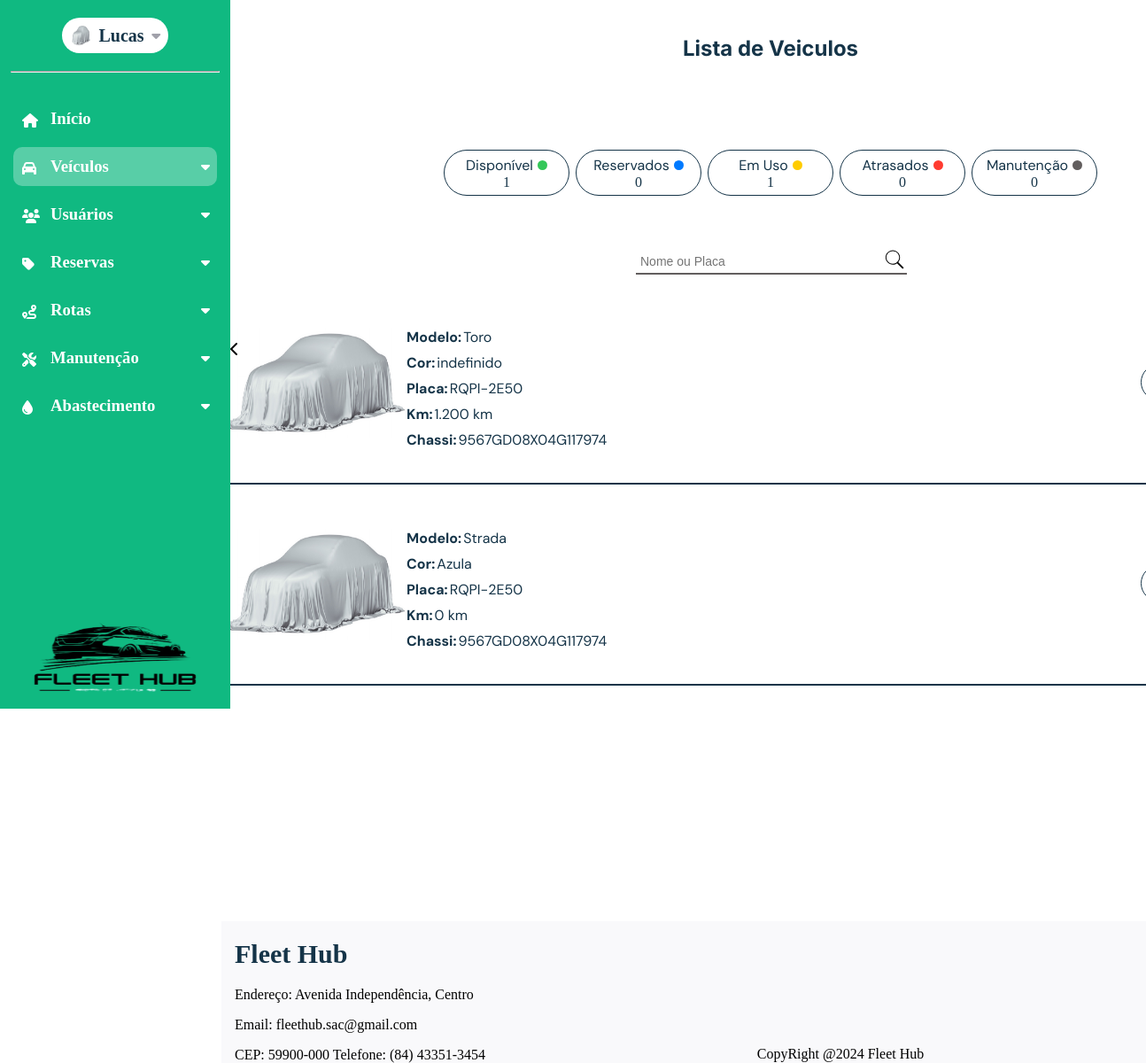
Before: /listagem-veiculos (signed in) with the older database file.
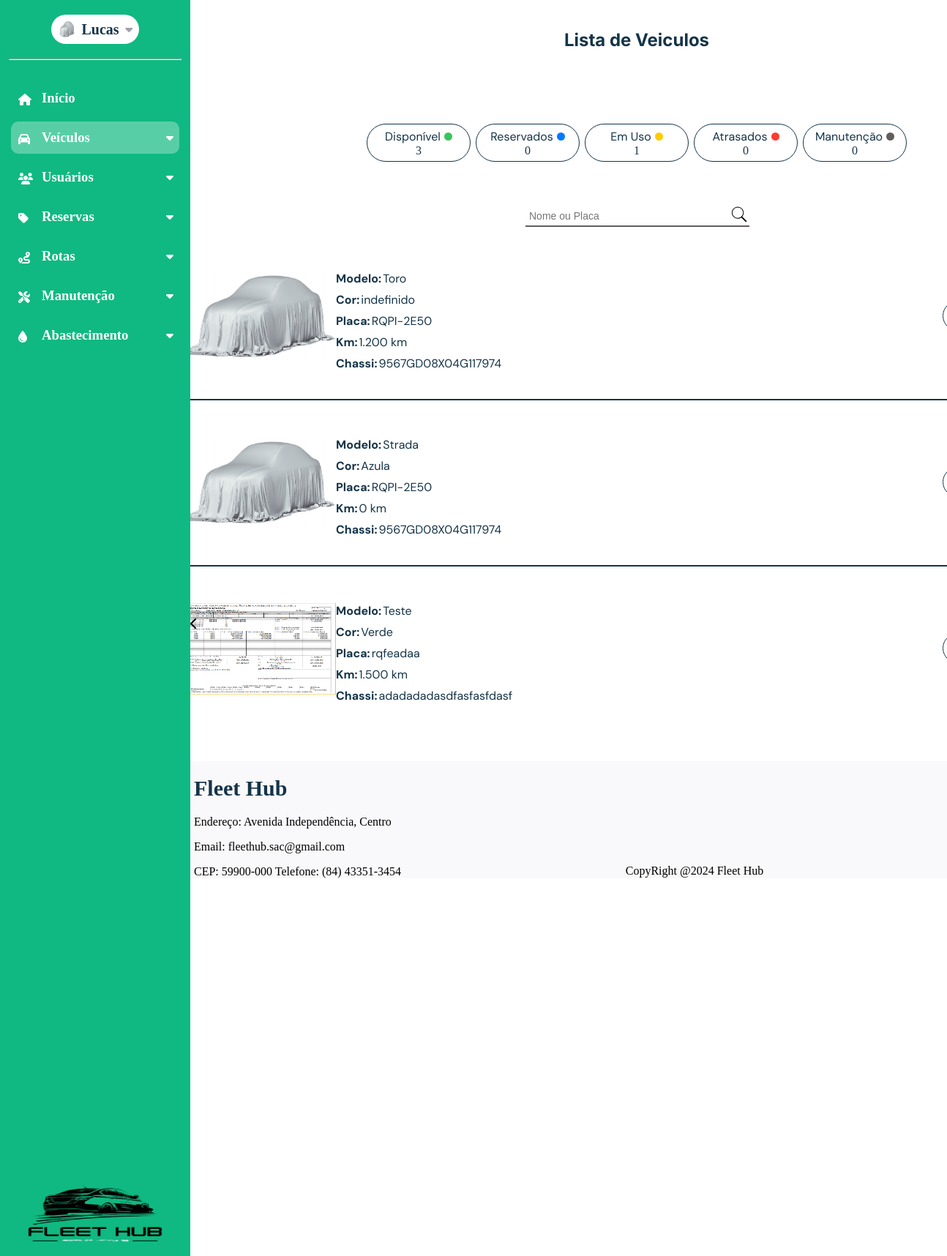
After: the same page with the newer database file.
### dashboard/models.py (models this page shows, shortened)
class Veiculo(models.Model):
    modelo = models.CharField(max_length=50)
    marca = models.CharField(max_length=100)
    valor_compra = models.CharField(max_length=25)
    ano = models.IntegerField()
    km = models.CharField(max_length=20)
    motor = models.CharField(max_length=10)
    placa = models.CharField(max_length=20)
    chassi = models.CharField(max_length=20)
    cor = models.CharField(max_length=50, default="indefinido")
    imagem = models.ImageField(
        upload_to="imagens/veiculos",
        height_field=None,
        width_field=None,
        max_length=None,
        default="media/carro-escondido.jpg",
    )
    status = models.ForeignKey(
    Status_Veiculo,
    on_delete=models.SET_NULL,
    null=True,
    blank=True,
    related_name="veiculos_status"
)
    data_cadastro = models.DateField(auto_now_add=True)
    data_alteracao = models.DateField(auto_now=True)
    usuario_cadastro = models.ForeignKey(
        CustomUser,
        on_delete=models.SET_NULL,
        null=True,
        blank=True,
        related_name="veiculos_cadastrados",
    )
    usuario_alteracao = models.ForeignKey(
        CustomUser,
        on_delete=models.SET_NULL,
        null=True,
        blank=True,
        related_name="veiculos_alterados",
    )

### dashboard/views.py (the view)
# urls.py: path('listagem-veiculos',views.listagem_veiculos,name='listagem_veiculos'),
@login_required
def listagem_veiculos(request):
    query = request.GET.get('query')
    veiculos = Veiculo.objects.all()
    veiculos_disponiveis = Veiculo.objects.filter(status__status="Disponível").count()
    veiculos_reservados = Veiculo.objects.filter(status__status="Reservados").count()
    veiculos_emuso = Veiculo.objects.filter(status__status="Em Uso").count()
    veiculos_atrasados = Veiculo.objects.filter(status__status="Atrasados").count()
    veiculos_manutencao = Veiculo.objects.filter(status__status="Manutenção").count()
    print(veiculos_disponiveis)
    if query:
        veiculos = veiculos.filter(
            modelo__icontains=query
        ) | veiculos.filter(
            placa__icontains=query
        )
    return render(request, 'dashboard/listagem_veiculos.html',{
                'veiculos':veiculos,
                'disponivel':veiculos_disponiveis,
                'reservados':veiculos_reservados,
                'emuso':veiculos_emuso,
                'atrasados':veiculos_atrasados,
                'manutencao':veiculos_manutencao
                })

### dashboard/templates/dashboard/listagem_veiculos.html (shortened to what the changed rows need)
{% extends 'base.html' %}
{% load static %}
{% block page_name %}Listagem_Veiculos{% endblock page_name %}
{% block estilos %}
<link rel="stylesheet" href="{% static 'css/listagem_veiculos.css' %}">
<link href="https://cdnjs.cloudflare.com/ajax/libs/font-awesome/6.0.0-beta3/css/all.min.css" rel="stylesheet">
{% endblock estilos %}
{% block content %}
<section id="content-listagem">
    <h1 id="page_title">Lista de Veiculos</h1>
    <div id="filtros">
        <div id="estrutura-filtros">
            <div id="quantidade-filtro">
                <p>{{disponivel}}</p>
            </div>
        </div>
    </div>
    <div id="lista-veiculos">
        {% if veiculos %}
        {% for veiculo in veiculos %}
            <div id="linha-veiculo">
                <div id="img-veiculo">
                    <img id="teste" src="{{veiculo.imagem.url}}" alt="">
                    <div id="elementos-veiculo">
                        <div id="elementos-filhos">
                            <p id="titulo">Modelo:</p>
                            <p id="resultado">{{veiculo.modelo}}</p>
                        </div>
                        <div id="elementos-filhos">
                            <p id="titulo">Cor:</p>
                            <p id="resultado">{{veiculo.cor}}</p>
                        </div>
                        <div id="elementos-filhos">
                            <p id="titulo">Placa:</p>
                            <p id="resultado">{{veiculo.placa}}</p>
                        </div>
                        <div id="elementos-filhos">
                            <p id="titulo">Km:</p>
                            <p id="resultado">{{veiculo.km}}</p>
                        </div>
                        <div id="elementos-filhos">
                            <p id="titulo">Chassi:</p>
                            <p id="resultado">{{veiculo.chassi}}</p>
                        </div>
                    </div>
                </div>
                <div id="conteudo-esquerdo">
                    <div id="descricao-filtros-teste">
                    </div>
                    <button id="botao-visualizar">
                    </button>
                </div>
        </div>
        <div id="linha"></div>
    {% endfor %}
    {% else %}
    <h1 style="font-size: 24px;">Nenhum Veículo Encontrado!</h1>
    {% endif %}
    </div>
</section>
{% endblock %}

Changed rows visible on the page:
added Veiculo: imagem (picture), modelo "Teste", cor "Verde", placa "rqfeadaa", km "1.500 km", chassi "adadadadasdfasfasfdasf"
Other visible differences:
{{ disponivel }}: "1" → "3"
